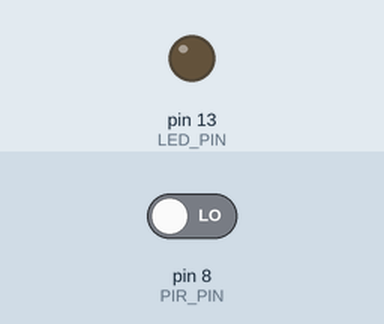
This sketch was run on a simulated Arduino Uno, built with avr-gcc and run on an emulated ATmega328P. On the bench: output pins drawn as LEDs (lit = HIGH). The test bench sets the inputs (shaded band); at power-on: pin 8 (PIR_PIN) LOW.

Above: at 1.2 s.
1.3 s: pin 8 (PIR_PIN) driven HIGH
At 1.6 s:
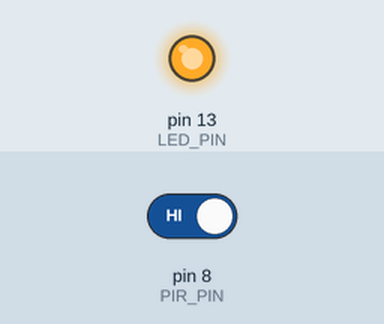
2.8 s: pin 8 (PIR_PIN) driven LOW
At 3.9 s:
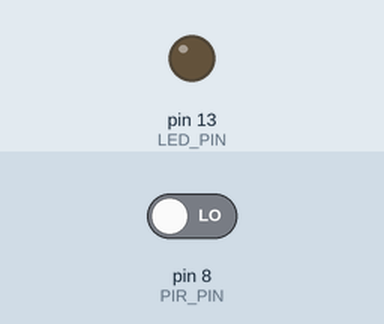
Timing chart, 0 to 5.8 s (numbered marks = the images above; inputs shaded):
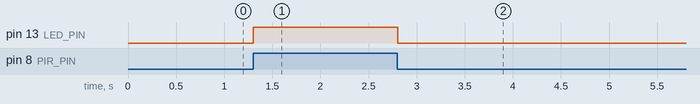

The sketch:

Infrarossi.ino
```cpp
#define PIR_PIN 8
#define LED_PIN LED_BUILTIN

bool state = false;

void setup() {
    pinMode(PIR_PIN, INPUT);
    pinMode (LED_PIN, OUTPUT);
}

void loop() {

    if(digitalRead(PIR_PIN) ==HIGH){
      if(!state) {
        digitalWrite(LED_PIN, HIGH);
        state = true;
      }
    }
    else{
      if(state) {
        digitalWrite(LED_PIN, LOW);
        state = false;
      }
    }
  delay(10);
}
```

Measured:
- after the input at 1.3 s, pin 13 (LED_PIN): LOW → HIGH at once
- after the input at 2.8 s, pin 13 (LED_PIN): HIGH → LOW at once
